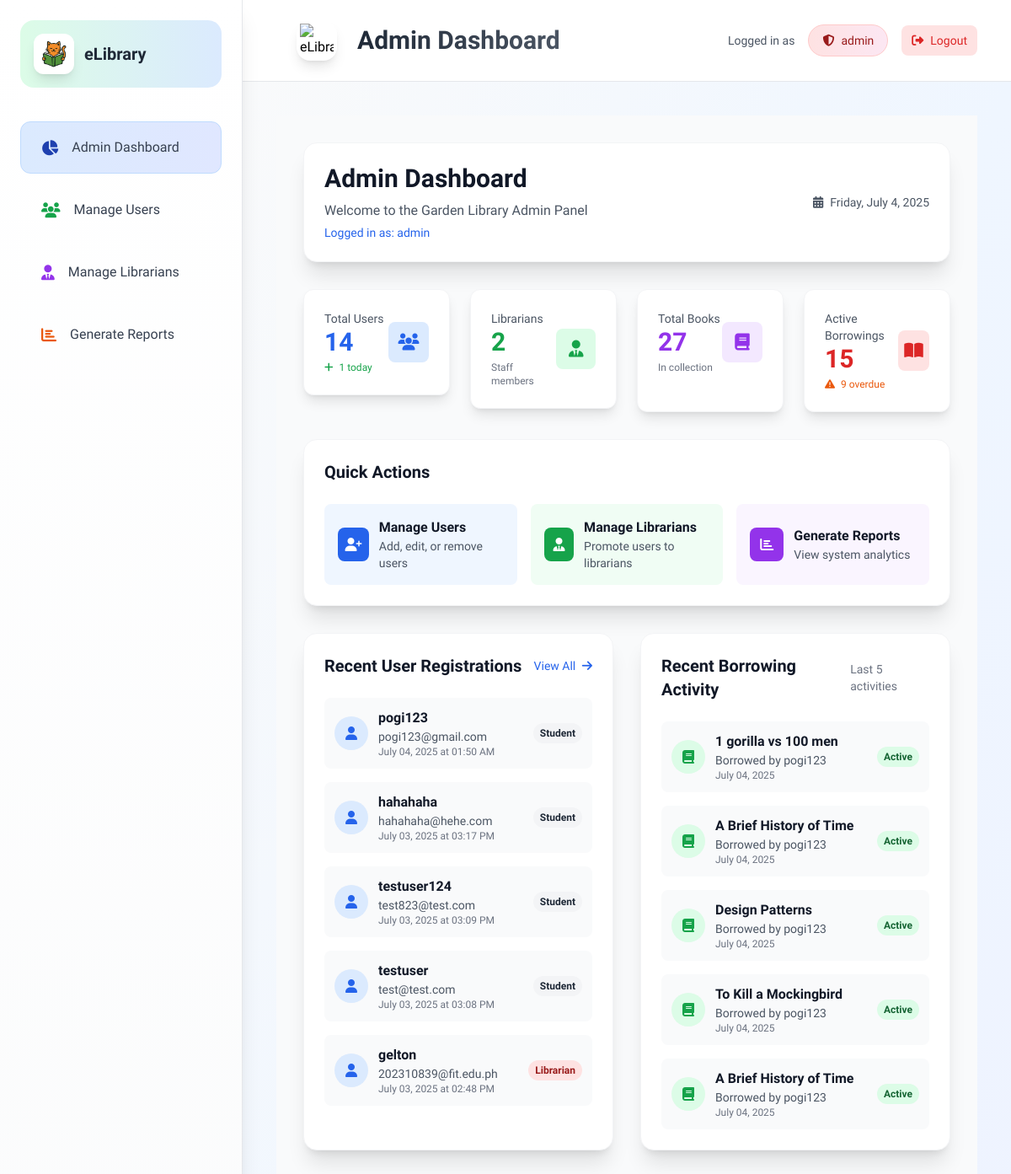
The page /pages/admin/index.php (signed in) on the database its author committed.
### tables this page shows
CREATE TABLE `users` (
  `user_id` int(11) NOT NULL,
  `username` varchar(50) NOT NULL,
  `password` varchar(255) NOT NULL,
  `role` enum('admin','student') NOT NULL,
  `email` varchar(100) NOT NULL,
  `created_at` timestamp NOT NULL DEFAULT current_timestamp(),
  `phone` varchar(20) DEFAULT NULL,
  `address` text DEFAULT NULL,
  `updated_at` timestamp NOT NULL DEFAULT current_timestamp() ON UPDATE current_timestamp()
);

CREATE TABLE `borrowings` (
  `borrowing_id` int(11) NOT NULL,
  `book_id` varchar(25) NOT NULL,
  `user_id` int(11) NOT NULL,
  `borrow_date` date NOT NULL,
  `due_date` date NOT NULL,
  `return_date` date DEFAULT NULL
);

CREATE TABLE `books` (
  `book_id` varchar(25) NOT NULL,
  `title` varchar(255) NOT NULL,
  `author` varchar(255) NOT NULL,
  `description` text DEFAULT NULL,
  `publish_date` date DEFAULT NULL,
  `category` varchar(3) NOT NULL,
  `book_cover` varchar(255) DEFAULT NULL,
  `added_date` date NOT NULL,
  `status` enum('available','borrowed','archived','reserved') DEFAULT 'available',
  `is_deleted` tinyint(1) DEFAULT 0
);

### pages/admin/includes/admin_functions.php (called while the page is built, shortened)
<?php
function getSystemStats($pdo) {
    try {
        $stats = [];
        $stmt = $pdo->query("SELECT COUNT(*) FROM users WHERE role = 'student'");
        $stats['total_users'] = $stmt->fetchColumn();
        $stmt = $pdo->query("SELECT COUNT(*) FROM users WHERE role = 'admin' AND username != 'admin'");
        $stats['total_librarians'] = $stmt->fetchColumn();
        $stmt = $pdo->query("SELECT COUNT(*) FROM books WHERE is_deleted = FALSE");
        $stats['total_books'] = $stmt->fetchColumn();
        $stmt = $pdo->query("SELECT COUNT(*) FROM borrowings WHERE return_date IS NULL");
        $stats['active_borrowings'] = $stmt->fetchColumn();
        $stmt = $pdo->query("SELECT COUNT(*) FROM borrowings WHERE return_date IS NULL AND due_date < CURDATE()");
        $stats['overdue_books'] = $stmt->fetchColumn();
        $stmt = $pdo->query("SELECT COUNT(*) FROM users WHERE DATE(created_at) = CURDATE()");
        $stats['today_registrations'] = $stmt->fetchColumn();
        return $stats;
    } catch (PDOException $e) {
        error_log("Error getting system stats: " . $e->getMessage());
        return [
            'total_users' => 0,
            'total_librarians' => 0,
            'total_books' => 0,
            'active_borrowings' => 0,
            'overdue_books' => 0,
            'today_registrations' => 0
        ];
    }
}
?>

### pages/admin/index.php (the view, shortened to what this page needs)
<?php
include_once 'includes/admin_header.php';
include_once 'includes/admin_functions.php';
include_once '../../includes/db_connection.php';
$stats = getSystemStats($pdo);
try {
    $stmt = $pdo->query("SELECT COUNT(*) FROM users WHERE DATE(created_at) = CURDATE()");
    $today_registrations = $stmt->fetchColumn();
    $stmt = $pdo->query("SELECT COUNT(*) FROM borrowings WHERE return_date IS NULL AND due_date < CURDATE()");
    $overdue_books = $stmt->fetchColumn();
    $stmt = $pdo->prepare("
        SELECT u.*,
               DATE_FORMAT(u.created_at, '%M %d, %Y at %h:%i %p') as formatted_date,
               0 as is_deleted
        FROM users u
        ORDER BY u.created_at DESC
        LIMIT 5
    ");
    $stmt->execute();
    $recent_users = $stmt->fetchAll(PDO::FETCH_ASSOC);
    $stmt = $pdo->prepare("
        SELECT b.*, u.username, bk.title,
               DATE_FORMAT(b.borrow_date, '%M %d, %Y') as formatted_date
        FROM borrowings b
        JOIN users u ON b.user_id = u.user_id
        JOIN books bk ON b.book_id = bk.book_id
        ORDER BY b.borrow_date DESC
        LIMIT 5
    ");
    $stmt->execute();
    $recent_borrowings = $stmt->fetchAll(PDO::FETCH_ASSOC);
} catch (PDOException $e) {
    $today_registrations = 0;
    $overdue_books = 0;
    $recent_users = [];
    $recent_borrowings = [];
    $error_message = "Database error: " . $e->getMessage();
}
?>
<div class="min-h-screen bg-gray-50 p-4 sm:p-6 lg:p-8">
    <div class="max-w-7xl mx-auto">
        <div class="bg-white rounded-2xl shadow-xl border border-gray-100 p-6 mb-8">
            <div class="flex flex-col lg:flex-row lg:items-center lg:justify-between gap-4">
                <div>
                    <h1 class="text-3xl font-bold text-gray-900 mb-2">Admin Dashboard</h1>
                    <p class="text-gray-600">Welcome to the Garden Library Admin Panel</p>
                    <?php if (isset($_SESSION['username'])): ?>
                        <p class="text-sm text-blue-600 mt-1">Logged in as: <?php echo htmlspecialchars($_SESSION['username']); ?></p>
                    <?php endif; ?>
                </div>
                <div class="flex items-center gap-3">
                    <div class="flex items-center gap-2 text-sm text-gray-600">
                        <i class="fas fa-calendar-alt"></i>
                        <span><?php echo date('l, F j, Y'); ?></span>
                    </div>
                </div>
            </div>
        </div>
        <div class="grid grid-cols-1 md:grid-cols-2 lg:grid-cols-4 gap-6 mb-8">
            <a href="modules/manage_users.php" class="block group">
                <div class="bg-white rounded-xl shadow-lg p-6 border border-gray-100 hover:shadow-xl transition-all duration-300 transform group-hover:-translate-y-1">
                    <div class="flex items-center justify-between">
                        <div>
                            <p class="text-sm font-medium text-gray-600">Total Users</p>
                            <p class="text-3xl font-bold text-blue-600"><?php echo number_format($stats['total_users']); ?></p>
                            <p class="text-xs text-green-600 mt-1">
                                <i class="fas fa-plus mr-1"></i>
                                <?php echo $today_registrations; ?> today
                            </p>
                        </div>
                        <div class="w-12 h-12 bg-blue-100 rounded-lg flex items-center justify-center group-hover:bg-blue-200 transition-colors">
                            <i class="fas fa-users text-blue-600 text-xl"></i>
                        </div>
                    </div>
                </div>
            </a>
            <a href="modules/manage_librarians.php" class="block group">
                <div class="bg-white rounded-xl shadow-lg p-6 border border-gray-100 hover:shadow-xl transition-all duration-300 transform group-hover:-translate-y-1">
                    <div class="flex items-center justify-between">
                        <div>
                            <p class="text-sm font-medium text-gray-600">Librarians</p>
                            <p class="text-3xl font-bold text-green-600"><?php echo number_format($stats['total_librarians']); ?></p>
                            <p class="text-xs text-gray-500 mt-1">Staff members</p>
                        </div>
                        <div class="w-12 h-12 bg-green-100 rounded-lg flex items-center justify-center group-hover:bg-green-200 transition-colors">
                            <i class="fas fa-user-tie text-green-600 text-xl"></i>
                        </div>
                    </div>
                </div>
            </a>
            <div class="bg-white rounded-xl shadow-lg p-6 border border-gray-100">
                <div class="flex items-center justify-between">
                    <div>
                        <p class="text-sm font-medium text-gray-600">Total Books</p>
                        <p class="text-3xl font-bold text-purple-600"><?php echo number_format($stats['total_books']); ?></p>
                        <p class="text-xs text-gray-500 mt-1">In collection</p>
                    </div>
                    <div class="w-12 h-12 bg-purple-100 rounded-lg flex items-center justify-center">
                        <i class="fas fa-book text-purple-600 text-xl"></i>
                    </div>
                </div>
            </div>
            <div class="bg-white rounded-xl shadow-lg p-6 border border-gray-100">
                <div class="flex items-center justify-between">
                    <div>
                        <p class="text-sm font-medium text-gray-600">Active Borrowings</p>
                        <p class="text-3xl font-bold text-red-600"><?php echo number_format($stats['active_borrowings']); ?></p>
                        <p class="text-xs text-orange-600 mt-1">
                            <i class="fas fa-exclamation-triangle mr-1"></i>
                            <?php echo $overdue_books; ?> overdue
                        </p>
                    </div>
                    <div class="w-12 h-12 bg-red-100 rounded-lg flex items-center justify-center">
                        <i class="fas fa-book-open text-red-600 text-xl"></i>
                    </div>
                </div>
            </div>
        </div>
        <div class="bg-white rounded-2xl shadow-xl border border-gray-100 p-6 mb-8">
            <h2 class="text-xl font-semibold text-gray-900 mb-6">Quick Actions</h2>
            <div class="grid grid-cols-1 md:grid-cols-3 gap-4">
                <a href="modules/manage_users.php" class="flex items-center gap-3 p-4 bg-blue-50 hover:bg-blue-100 rounded-lg transition-colors duration-200">
                    <div class="w-10 h-10 bg-blue-600 rounded-lg flex items-center justify-center">
                        <i class="fas fa-user-plus text-white"></i>
                    </div>
                    <div>
                        <p class="font-semibold text-gray-900">Manage Users</p>
                        <p class="text-sm text-gray-600">Add, edit, or remove users</p>
                    </div>
                </a>
                <a href="modules/manage_librarians.php" class="flex items-center gap-3 p-4 bg-green-50 hover:bg-green-100 rounded-lg transition-colors duration-200">
                    <div class="w-10 h-10 bg-green-600 rounded-lg flex items-center justify-center">
                        <i class="fas fa-user-tie text-white"></i>
                    </div>
                    <div>
                        <p class="font-semibold text-gray-900">Manage Librarians</p>
                        <p class="text-sm text-gray-600">Promote users to librarians</p>
                    </div>
                </a>
                <a href="modules/generate_reports.php" class="flex items-center gap-3 p-4 bg-purple-50 hover:bg-purple-100 rounded-lg transition-colors duration-200">
                    <div class="w-10 h-10 bg-purple-600 rounded-lg flex items-center justify-center">
                        <i class="fas fa-chart-bar text-white"></i>
                    </div>
                    <div>
                        <p class="font-semibold text-gray-900">Generate Reports</p>
                        <p class="text-sm text-gray-600">View system analytics</p>
                    </div>
                </a>
            </div>
        </div>
        <div class="grid grid-cols-1 lg:grid-cols-2 gap-8">
            <div class="bg-white rounded-2xl shadow-xl border border-gray-100 p-6">
                <div class="flex justify-between items-center mb-6">
                    <h2 class="text-xl font-semibold text-gray-900">Recent User Registrations</h2>
                    <a href="modules/manage_users.php" class="text-blue-600 hover:text-blue-800 text-sm font-medium">
                        View All <i class="fas fa-arrow-right ml-1"></i>
                    </a>
                </div>
                <?php if (!empty($recent_users)): ?>
                    <div class="space-y-4">
                        <?php foreach ($recent_users as $user): ?>
                            <div class="flex items-center gap-3 p-3 bg-gray-50 rounded-lg">
                                <div class="w-10 h-10 bg-blue-100 rounded-full flex items-center justify-center">
                                    <i class="fas fa-user text-blue-600"></i>
                                </div>
                                <div class="flex-1">
                                    <p class="font-semibold text-gray-900"><?php echo htmlspecialchars($user['username']); ?></p>
                                    <p class="text-sm text-gray-600"><?php echo htmlspecialchars($user['email']); ?></p>
                                    <p class="text-xs text-gray-500"><?php echo $user['formatted_date']; ?></p>
                                </div>
                                <span class="px-2 py-1 text-xs font-semibold rounded-full
                                    <?php echo $user['role'] === 'admin' ? 'bg-red-100 text-red-800' :
                                             ($user['role'] === 'librarian' ? 'bg-blue-100 text-blue-800' : 'bg-gray-100 text-gray-800'); ?>">
                                    <?php
                                    if ($user['role'] === 'admin') {
                                        echo ($user['username'] === 'admin') ? 'Administrator' : 'Librarian';
                                    } else {
                                        echo ucfirst($user['role']);
                                    }
                                    ?>
                                </span>
                            </div>
                        <?php endforeach; ?>
                    </div>
                <?php endif; ?>
            </div>
            <div class="bg-white rounded-2xl shadow-xl border border-gray-100 p-6">
                <div class="flex justify-between items-center mb-6">
                    <h2 class="text-xl font-semibold text-gray-900">Recent Borrowing Activity</h2>
                    <span class="text-sm text-gray-500">Last 5 activities</span>
                </div>
                <?php if (!empty($recent_borrowings)): ?>
                    <div class="space-y-4">
                        <?php foreach ($recent_borrowings as $borrowing): ?>
                            <div class="flex items-center gap-3 p-3 bg-gray-50 rounded-lg">
                                <div class="w-10 h-10 bg-green-100 rounded-full flex items-center justify-center">
                                    <i class="fas fa-book text-green-600"></i>
                                </div>
                                <div class="flex-1">
                                    <p class="font-semibold text-gray-900"><?php echo htmlspecialchars($borrowing['title']); ?></p>
                                    <p class="text-sm text-gray-600">Borrowed by <?php echo htmlspecialchars($borrowing['username']); ?></p>
                                    <p class="text-xs text-gray-500"><?php echo $borrowing['formatted_date']; ?></p>
                                </div>
                                <span class="px-2 py-1 text-xs font-semibold bg-green-100 text-green-800 rounded-full">
                                    Active
                                </span>
                            </div>
                        <?php endforeach; ?>
                    </div>
                <?php endif; ?>
            </div>
        </div>
    </div>
</div>

### assets/css/style.css (style rules this page uses)
body, header { font-family: 'Raleway'; margin: 0; padding: 0; }
body { overflow-x: hidden; }
.transition-all { transition: all 0.3s ease-in-out !important; }

### pages/admin/assets/css/style.css (style rules this page uses)
:root { --primary-color: #3B82F6; --primary-dark: #2563EB; --primary-light: #93C5FD; --secondary-color: #6B7280; --secondary-dark: #4B5563; --secondary-light: #D1D5DB; --accent-color: #EF4444; --accent-dark: #DC2626; --accent-light: #FCA5A5; --bg-color: #F8FAFC; --white: #FFFFFF; --black: #1F2937; }
* { margin: 0; padding: 0; box-sizing: border-box; }
body, html, * { font-family: 'Raleway', sans-serif !important; }
.font-raleway { font-family: 'Raleway', sans-serif !important; }
body { font-family: 'Raleway', Arial, sans-serif !important; background-color: var(--bg-color); color: var(--black); line-height: 1.6; }
i[class*="fa-"] { font-family: "Font Awesome 6 Free", "Font Awesome 6 Pro", "FontAwesome" !important; font-weight: 900 !important; font-style: normal !important; display: inline-block !important; text-rendering: auto !important; -webkit-font-smoothing: antialiased !important; -moz-osx-font-smoothing: grayscale !important; }
.fa, .fas, .far, .fal, .fab { font-family: "Font Awesome 6 Free" !important; font-weight: 900 !important; }

### rows shown on the page
users: username "pogi123", email "pogi123@gmail.com", formatted_date "July 04, 2025 at 01:50 AM", role "Student"
users: username "hahahaha", email "hahahaha@hehe.com", formatted_date "July 03, 2025 at 03:17 PM", role "Student"
users: username "testuser124", email "test823@test.com", formatted_date "July 03, 2025 at 03:09 PM", role "Student"
users: username "testuser", email "test@test.com", formatted_date "July 03, 2025 at 03:08 PM", role "Student"
users: username "gelton", email "202310839@fit.edu.ph", formatted_date "July 03, 2025 at 02:48 PM", role "Librarian"
borrowings: book.title "1 gorilla vs 100 men", user.username "pogi123", formatted_date "July 04, 2025"
borrowings: book.title "A Brief History of Time", user.username "pogi123", formatted_date "July 04, 2025"
borrowings: book.title "Design Patterns", user.username "pogi123", formatted_date "July 04, 2025"
borrowings: book.title "To Kill a Mockingbird", user.username "pogi123", formatted_date "July 04, 2025"
borrowings: book.title "A Brief History of Time", user.username "pogi123", formatted_date "July 04, 2025"

### other values the page prints
$_SESSION['username'] "admin"
$stats['total_users'] "14"
$today_registrations "1"
$stats['total_librarians'] "2"
$stats['total_books'] "27"
$stats['active_borrowings'] "15"
$overdue_books "9"
